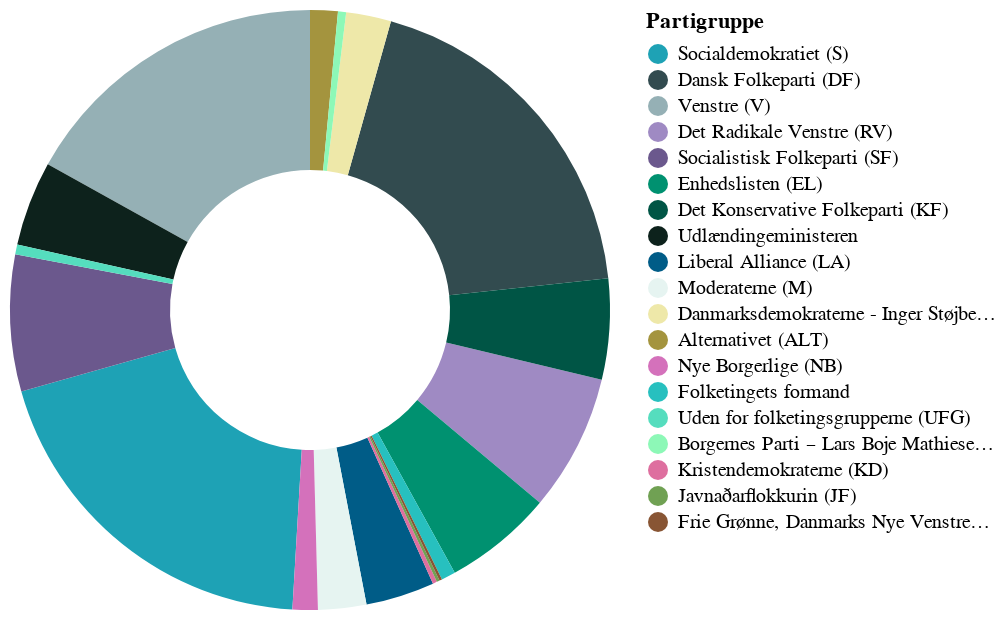

Source (notebook cell):
### Code cell
# Renaming columns for chart
col_names = {"PartiGruppe":"Partigruppe", "AndelParti":"Andel i debatten"}
chart_data_dk = chart_data.rename(columns=col_names)

# Defining custom sort order
sort_order = chart_data_dk["Partigruppe"].tolist()

# Creating a chart in Danish
chart = alt.Chart(chart_data_dk, width="container").mark_arc(innerRadius=70).encode(
    theta=alt.Theta("Andel i debatten:Q"),
    color=alt.Color(
        "Partigruppe:N",
        sort=sort_order,
        scale=alt.Scale(range=my_custom_palette)
    ),
    tooltip=[
        alt.Tooltip("Partigruppe:N"),
        alt.Tooltip("Andel i debatten:Q", format=".1%")
    ]
)
chart.save(".charts/figure_04_dk.html")
chart

### Figure 1 — Vega-Lite specification as saved in the notebook (floating-point values rounded to 4 significant figures)
{"config": {"view": {"continuousWidth": 300, "continuousHeight": 300}}, "data": {"name": "data-7a25cde6f590a87b7118a5e546df8b41"}, "mark": {"type": "arc", "innerRadius": 70}, "encoding": {"color": {"field": "Partigruppe", "scale": {"range": ["#1ea2b5", "#324b4f", "#95b0b5", "#9f8ac3", "#6b588d", "#009170", "#005545", "#0d221c", "#005c87", "#e6f4f1", "#eee8a9", "#a4943e", "#d471bb", "#27c0bf", "#55ddbe", "#8df8b7", "#de6f9f", "#70a153", "#885534"]}, "sort": ["Socialdemokratiet (S)", "Dansk Folkeparti (DF)", "Venstre (V)", "Det Radikale Venstre (RV)", "Socialistisk Folkeparti (SF)", "Enhedslisten (EL)", "Det Konservative Folkeparti (KF)", "Udlændingeministeren", "Liberal Alliance (LA)", "Moderaterne (M)", "Danmarksdemokraterne - Inger Støjberg (DD)", "Alternativet (ALT)", "Nye Borgerlige (NB)", "Folketingets formand", "Uden for folketingsgrupperne (UFG)", "Borgernes Parti – Lars Boje Mathiesen (BP)", "Kristendemokraterne (KD)", "Javnaðarflokkurin (JF)", "Frie Grønne, Danmarks Nye Venstrefløjsparti (FG)"], "type": "nominal"}, "theta": {"field": "Andel i debatten", "type": "quantitative"}, "tooltip": [{"field": "Partigruppe", "type": "nominal"}, {"field": "Andel i debatten", "format": ".1%", "type": "quantitative"}]}, "width": "container", "$schema": "https://vega.github.io/schema/vega-lite/v6.1.0.json", "datasets": {"data-7a25cde6f590a87b7118a5e546df8b41": [{"Partigruppe": "Socialdemokratiet (S)", "Andel i debatten": 0.1968}, {"Partigruppe": "Dansk Folkeparti (DF)", "Andel i debatten": 0.1896}, {"Partigruppe": "Venstre (V)", "Andel i debatten": 0.1693}, {"Partigruppe": "Det Radikale Venstre (RV)", "Andel i debatten": 0.07369}, {"Partigruppe": "Socialistisk Folkeparti (SF)", "Andel i debatten": 0.07356}, {"Partigruppe": "Enhedslisten (EL)", "Andel i debatten": 0.05879}, {"Partigruppe": "Det Konservative Folkeparti (KF)", "Andel i debatten": 0.05431}, {"Partigruppe": "Udlændingeministeren", "Andel i debatten": 0.04574}, {"Partigruppe": "Liberal Alliance (LA)", "Andel i debatten": 0.03704}, {"Partigruppe": "Moderaterne (M)", "Andel i debatten": 0.02597}, {"Partigruppe": "Danmarksdemokraterne - Inger Støjberg (DD)", "Andel i debatten": 0.02426}, {"Partigruppe": "Alternativet (ALT)", "Andel i debatten": 0.0149}, {"Partigruppe": "Nye Borgerlige (NB)", "Andel i debatten": 0.01358}, {"Partigruppe": "Folketingets formand", "Andel i debatten": 0.007646}, {"Partigruppe": "Uden for folketingsgrupperne (UFG)", "Andel i debatten": 0.005273}, {"Partigruppe": "Borgernes Parti – Lars Boje Mathiesen (BP)", "Andel i debatten": 0.00435}, {"Partigruppe": "Kristendemokraterne (KD)", "Andel i debatten": 0.002241}, {"Partigruppe": "Javnaðarflokkurin (JF)", "Andel i debatten": 0.001582}, {"Partigruppe": "Frie Grønne, Danmarks Nye Venstrefløjsparti (FG)", "Andel i debatten": 0.00145}]}}
